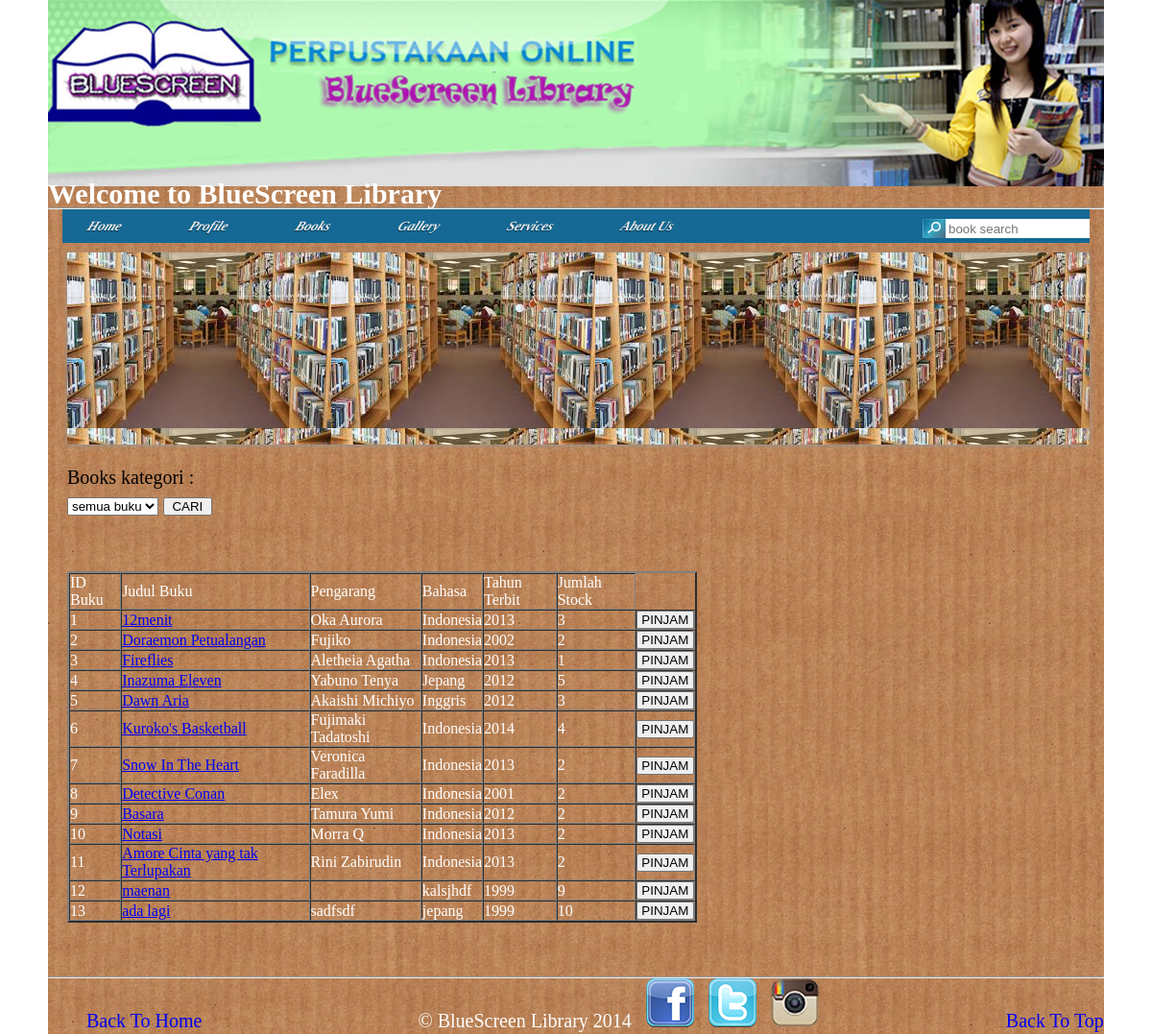
The page /books.php on the database its author committed.
### tables this page shows
CREATE TABLE IF NOT EXISTS `buku` (
  `id_buku` int(11) NOT NULL AUTO_INCREMENT,
  `judul` varchar(50) NOT NULL,
  `pengarang` varchar(50) NOT NULL,
  `bahasa` varchar(50) NOT NULL,
  `tahun` varchar(5) NOT NULL,
  `stok` int(11) NOT NULL,
  `status` varchar(50) NOT NULL,
  `sinopsis` varchar(1000) NOT NULL,
  `gambar` text NOT NULL,
  PRIMARY KEY (`id_buku`)
);

### books.php (the view, shortened to what this page needs)
<?php
	include("header.php");
?>
Books kategori :
<form method="POST">
<select name="kategori">
	<option value=""> semua buku </option>
</select>
<input type="submit" name="cari" value="  CARI  " />
</form>
<br />
<?php
$sql = "SELECT * FROM buku WHERE 1=1 ";
	$hasil = mysqli_query($koneksi,$sql);
?>
<br />
	<table width="656" border="2" cellspacing="0" cellpadding="2" style="color:white;">
		<tr>
			<td>ID Buku</td>
			<td>Judul Buku</td>
			<td>Pengarang</td>
			<td>Bahasa</td>
			<td>Tahun Terbit</td>
			<td>Jumlah Stock</td>
		</tr>
		<?php
			$i = 0;
			while ($buku = mysqli_fetch_row($hasil)){
			$i += 1;
		?>
		<tr>
			<td><?php echo $i; ?></td>
			<td>
				<a href="buku.php?id_buku=<?php echo $buku[0];?>"><?php echo $buku[1] ?> </a>
			</td>
			<td><?php echo $buku[2]; ?></td>
			<td><?php echo $buku[3]; ?></td>
			<td><?php echo $buku[4]; ?></td>
			<td><?php echo $buku[5]; ?></td>
				<td>
				<form method="POST" action="pinjam.php?id_buku=<?php echo $buku[0];?>">
					<input type="submit" name="tambah" value=" PINJAM " <?php if($buku[5]==0){ ?> disabled="true" <?php } ?> >
				</form>
				</td>
				<?php } ?>
		</tr>
	</table>
	</div>
	<br />
<?php
	include("footer.php");
?>

### header.php (shortened to what this page needs)
<html>
<head>
	<link href="index.css" media="all" rel="stylesheet" type="text/css" />
</head>
<body>
	<div id="bungkus">
	<img src="gambar/banner.jpg"></img>
	<marquee><h2 style="margin-top: -6px;"><font color="white"> Welcome to BlueScreen Library </font></h2></marquee>
	<hr style="color: #4B7B9F;">
	<div id='cat-nav'>
		<ul class='fl' id='secnav'>
			<li><a href='check_login.php'>Home</a></li>
			<li><a href='profile.php'>Profile</a></li>
			<li><a href='books.php'>Books</a></li>
			<li><a href='gallery.php'>Gallery</a></li>
			<li><a href='services.php'>Services</a></li>
			<li><a href='about.php'>About Us</a></li>
		</ul>
	<form method="POST" action="search.php">
		<input type="text" name="cari" style="width:150px; border:0px solid; height:20px; padding:0px 3px; position:relative; float: right; margin-top: 10px;" placeholder="book search">
		<img src="gambar/searchbutton.gif" style="margin-top:10px; float: right;">
	</form>
	</div>
	<div class="konten">
	<div id="sliderFrame">
    <div id="slider">
    </div>
	</div>

### footer.php (shortened to what this page needs)
	<br />
	<hr style="color: #4B7B9F;">
	&nbsp &nbsp &nbsp &nbsp <a href="check_login.php" style="text-decoration: none;">Back To Home</a>
	<font color="white" >&copy; BlueScreen Library 2014</font>
	<a href="https://www.facebook.com/vdrico.blaze"><img src="gambar/fb.png" /></a> &nbsp
	<a href="https://twitter.com/V_drico"><img src="gambar/tw.png" /></a> &nbsp
	<a href="https://instagram.com/daniel_agusta"><img src="gambar/in.png" /></a> &nbsp
	<a href="#"style="text-decoration: none;">Back To Top</a>
	</div>
</body>
</html>

### index.css (style rules this page uses)
#bungkus { position: relative; margin: 0 auto; width: 1100px; background:transparent url(gambar/bgbody.jpg) repeat top left; }
.konten { margin-top: 20px; margin-left: 20px; width: 750px; }
* { margin:0; padding:0; }
body { font-family: Cambria, serif; font-size: 20px; font-style: normal; font-weight: normal; letter-spacing: normal; line-height: 1.4em; background:white; }
#cat-nav { background:#156994; margin:0 15px; padding:0; height:35px; }
#cat-nav a { color:#eee; text-decoration:none; text-shadow: #033148 0px 1px 0px; border-right:1px solid #156994; }
#secnav, #secnav ul { position:relative; z-index:100; margin:0; padding:0; list-style:none; line-height:1; background:#0d5e88; transform: skewX(-25deg); transform-origin: left top; }
#secnav a { font-family:Georgia, "Times New Roman", Times, serif; font-style:italic; font-weight:700; font-size:14px; display:block; z-index:100; padding:0 35px; line-height:35px; text-decoration:none; }
#secnav li { float:left; width: auto; height:35px; }
#cat-nav #secnav { width:100%;margin:0 auto; }
#sliderFrame { position:relative; width:1065px; height:200px; margin: 0 auto; padding-bottom: 10; top:-10px; }
#slider, #slider div.sliderInner { width:1065px; height:200px; }
#slider { background:#fff url('./uas1/js/loading.gif') no-repeat 50% 50%; position:relative; margin:0 auto; transform: translate3d(0,0,0); box-shadow: 0px 1px 5px #999999; }

### rows shown on the page
buku: judul "12menit", pengarang "Oka Aurora", bahasa "Indonesia", tahun "2013", stok "3", tambah "PINJAM"
buku: judul "Doraemon Petualangan", pengarang "Fujiko", bahasa "Indonesia", tahun "2002", stok "2", tambah "PINJAM"
buku: judul "Fireflies", pengarang "Aletheia Agatha", bahasa "Indonesia", tahun "2013", stok "1", tambah "PINJAM"
buku: judul "Inazuma Eleven", pengarang "Yabuno Tenya", bahasa "Jepang", tahun "2012", stok "5", tambah "PINJAM"
buku: judul "Dawn Aria", pengarang "Akaishi Michiyo", bahasa "Inggris", tahun "2012", stok "3", tambah "PINJAM"
buku: judul "Kuroko's Basketball", pengarang "Fujimaki Tadatoshi", bahasa "Indonesia", tahun "2014", stok "4", tambah "PINJAM"
buku: judul "Snow In The Heart", pengarang "Veronica Faradilla", bahasa "Indonesia", tahun "2013", stok "2", tambah "PINJAM"
buku: judul "Detective Conan", pengarang "Elex", bahasa "Indonesia", tahun "2001", stok "2", tambah "PINJAM"
buku: judul "Basara", pengarang "Tamura Yumi", bahasa "Indonesia", tahun "2012", stok "2", tambah "PINJAM"
buku: judul "Notasi", pengarang "Morra Q", bahasa "Indonesia", tahun "2013", stok "2", tambah "PINJAM"
buku: judul "Amore Cinta yang tak Terlupakan", pengarang "Rini Zabirudin", bahasa "Indonesia", tahun "2013", stok "2", tambah "PINJAM"
buku: judul "maenan", bahasa "kalsjhdf", tahun "1999", stok "9", tambah "PINJAM"
buku: judul "ada lagi", pengarang "sadfsdf", bahasa "jepang", tahun "1999", stok "10", tambah "PINJAM"
